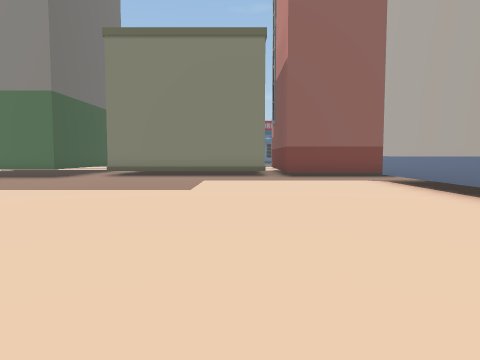
view 1 (above)

24 first-person views from a walk through a scene from a Unity 3-D project. The camera is 1.4 m above the floor, tilts 4° down and sees 70° across. The floor is counted in squares, 2 m on a side. Each view is taken from the middle of a square. On the plan, view 1 faces up. The plan holds only what a view shows up to about 11 squares ahead; the rest is blank. The place goes on beyond the plan.

view 2
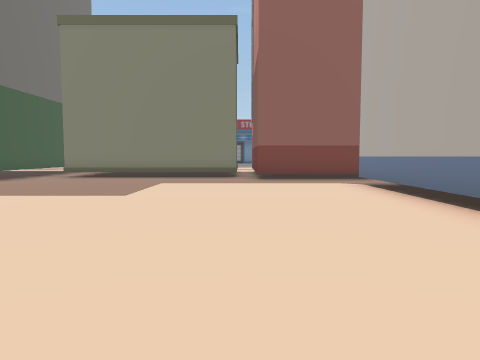

view 3
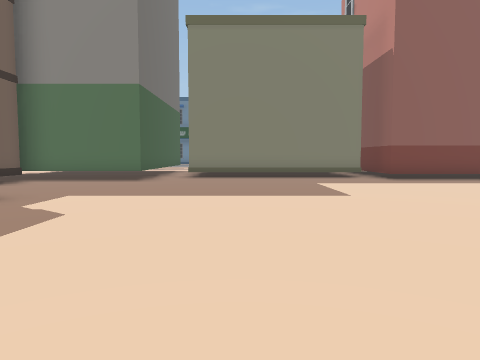

view 4
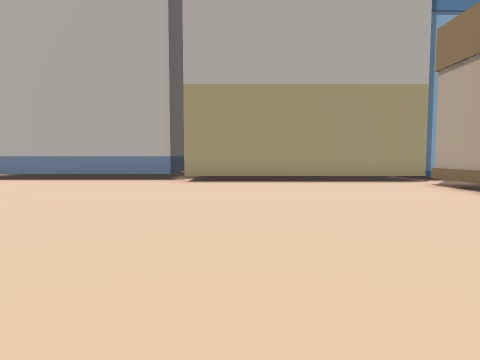

view 5
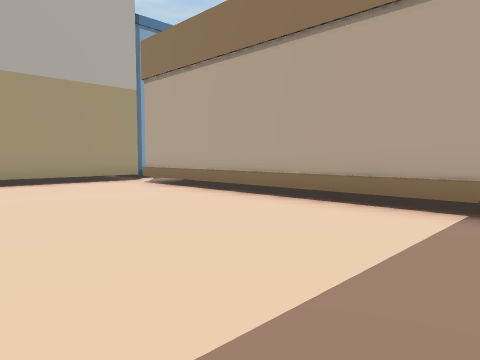

view 6
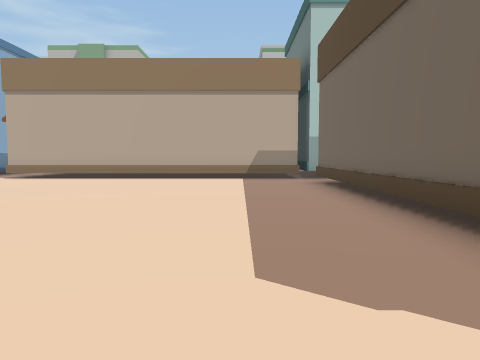

view 7
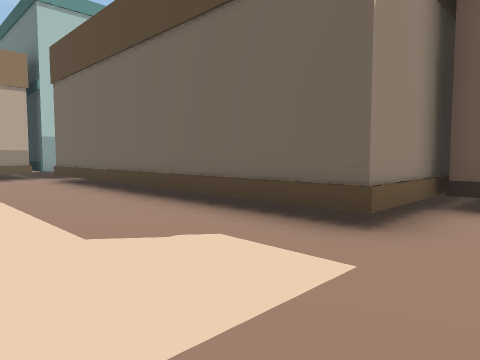

view 8
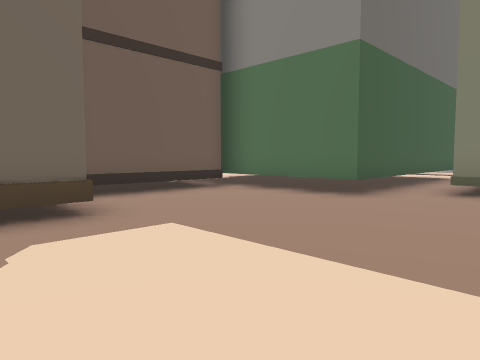

view 9
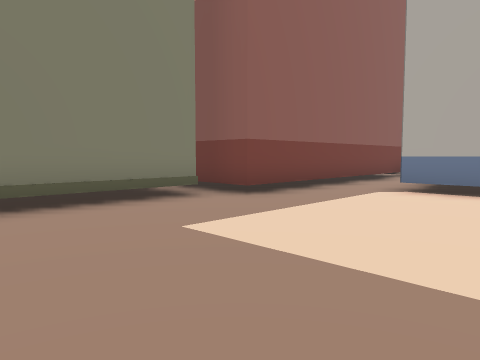

view 10
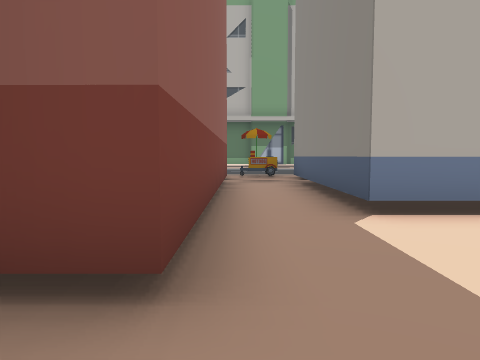

view 11
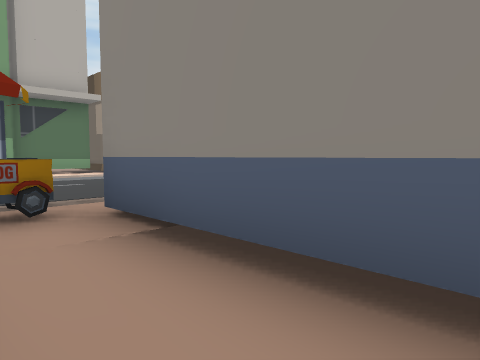

view 12
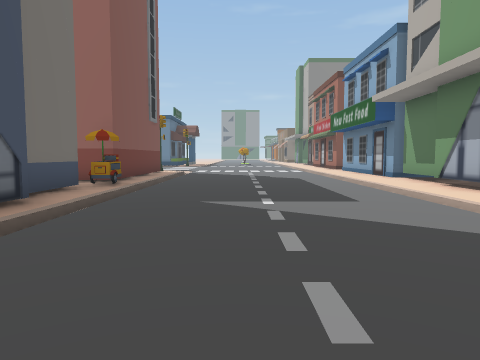

view 13
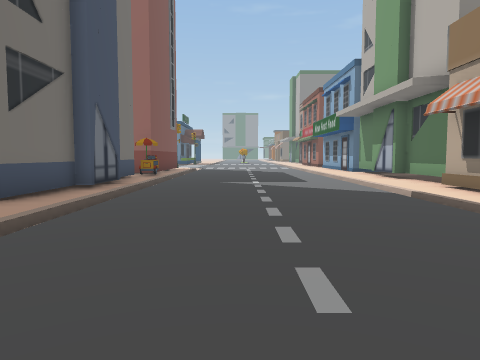

view 14
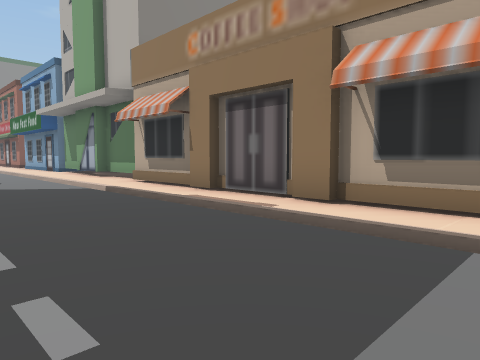

view 15
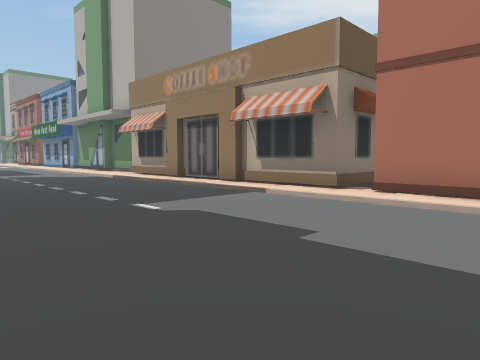

view 16
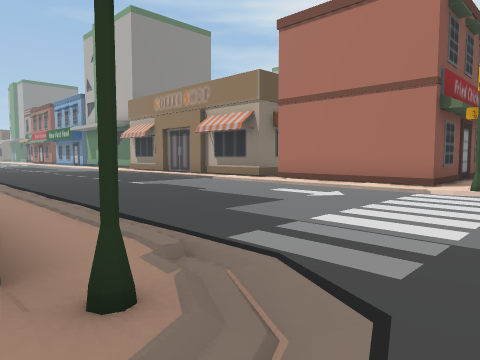

view 17
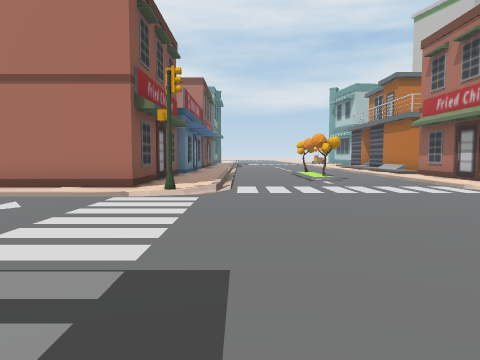

view 18
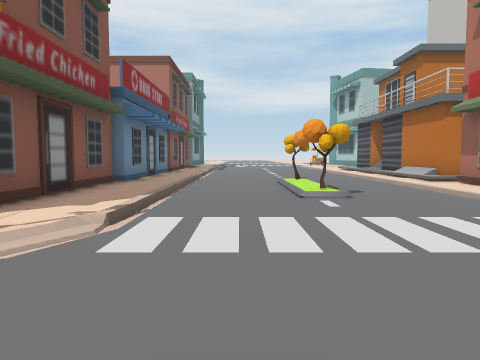

view 19
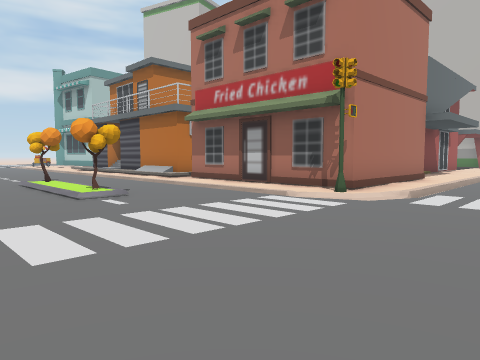

view 20
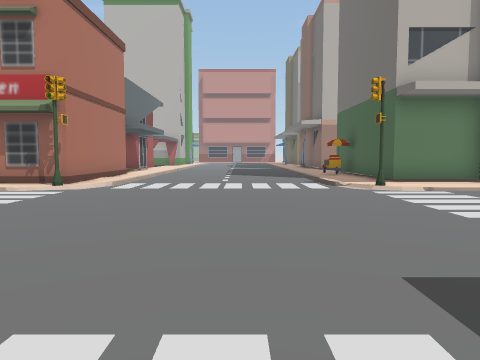

view 21
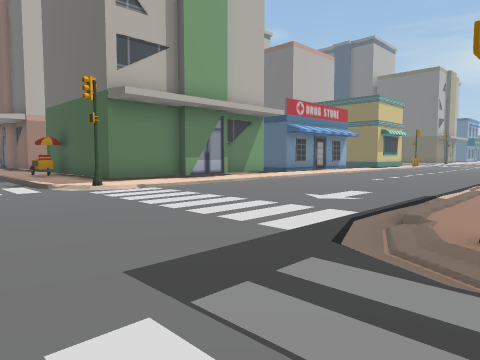

view 22
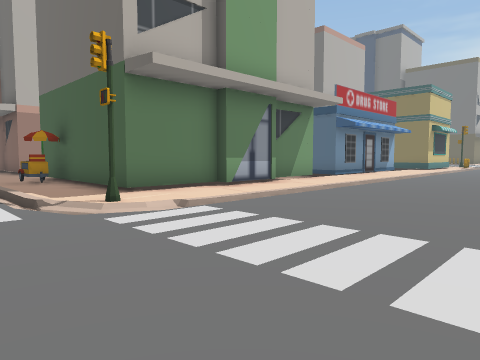

view 23
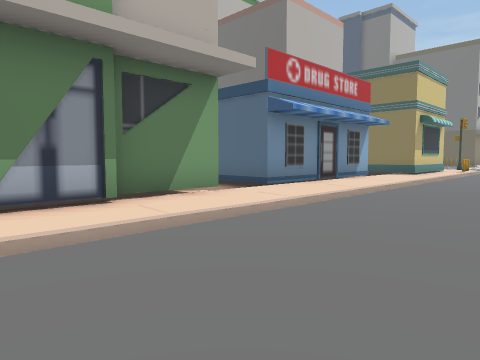

view 24
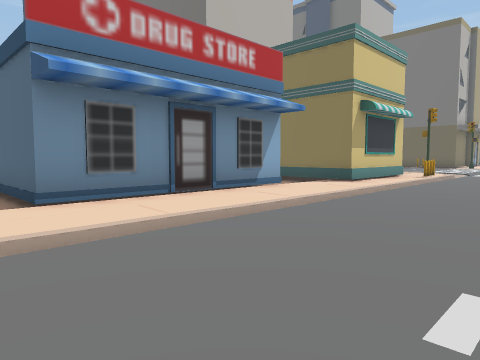

### Floor plan
Key: @ floor where view 1 was taken; # wall or solid block; x gap in a wall; . main floor; - floor 0.25 m lower than the main floor; / step, stairs or slope; = window, fence, low wall or low ledge; ^ raised ledge; O other object.
Columns run from 10 left of view 1 to 26 right of it. Each row starts with its distance up from view 1.
 14     O-     ^
 13     O-     ^O       O.......O
 12     O-^####xOOOOOOOOO.......O
 11  OOOO--------------.O.......O
 10  #-----------------.O.......O
  9  #------------OOOOOO........O
  8  #------------O    O........O
  7 ^#------------O     O.......OOO
  6   =^----------O     O........
  5    #----------O    OO.......#
  4    #----------O    O........#
  3    #----------OO   O........#
  2    #----------O     ........#
  1    #----------O      .......#
  0    #------@---O      .......#
 -1    #----------O      .......#
 -2    ^----------O      .......#
 -3   ------------O     ........x^^
 -4  OOO#########-O     ........x
 -5    O         -O     ........#
 -6               O     ........#
 -7                     ........#
 -8                     ........#######
 -9                    .O.............##
-10                ....//......O........
-11            .........................
-12            .........................
-13          .....................O..O...
-14     ..........................O..O...
-15 ....................................
-16 /////////////////////....../////////
-17  ...................O...../O......//
-18  ###...........OO........./.#####x##
-19    #-^#####--OO  OOO........#
-20    #      #--      O........#

Where each view was taken, in squares from view 1:
view 1: 0 up, 0 right, facing up
view 2: 1 up, 1 right, facing up
view 3: 1 up, 3 left, facing up
view 4: 1 up, 6 left, facing right
view 5: 1 up, 6 left, facing down-right
view 6: 7 up, 5 left, facing down
view 7: 8 up, 4 left, facing down-left
view 8: 5 up, 3 left, facing up-left
view 9: 7 up, 3 left, facing up-right
view 10: 11 up, 0 right, facing right
view 11: 11 up, 6 right, facing down-right
view 12: 2 up, 13 right, facing up
view 13: 2 down, 13 right, facing up
view 14: 3 down, 13 right, facing up-right
view 15: 7 down, 11 right, facing up-right
view 16: 11 down, 9 right, facing up-right
view 17: 11 down, 10 right, facing right
view 18: 12 down, 14 right, facing right
view 19: 11 down, 14 right, facing down-right
view 20: 9 down, 13 right, facing down
view 21: 9 down, 13 right, facing down-left
view 22: 12 down, 12 right, facing down-left
view 23: 13 down, 7 right, facing down-left
view 24: 13 down, 2 right, facing down-left
